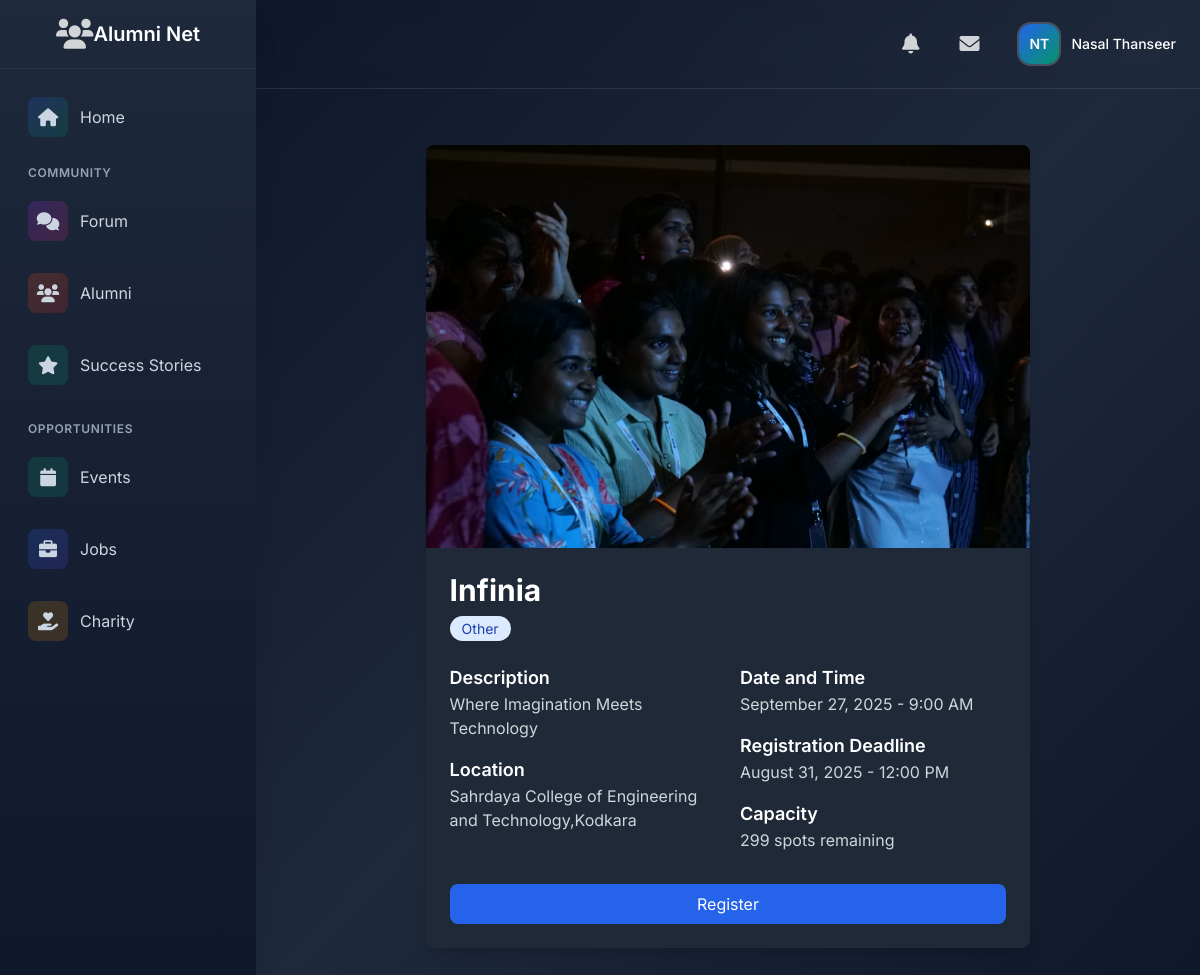
Page /events/1/ (signed in) on the earlier database version.
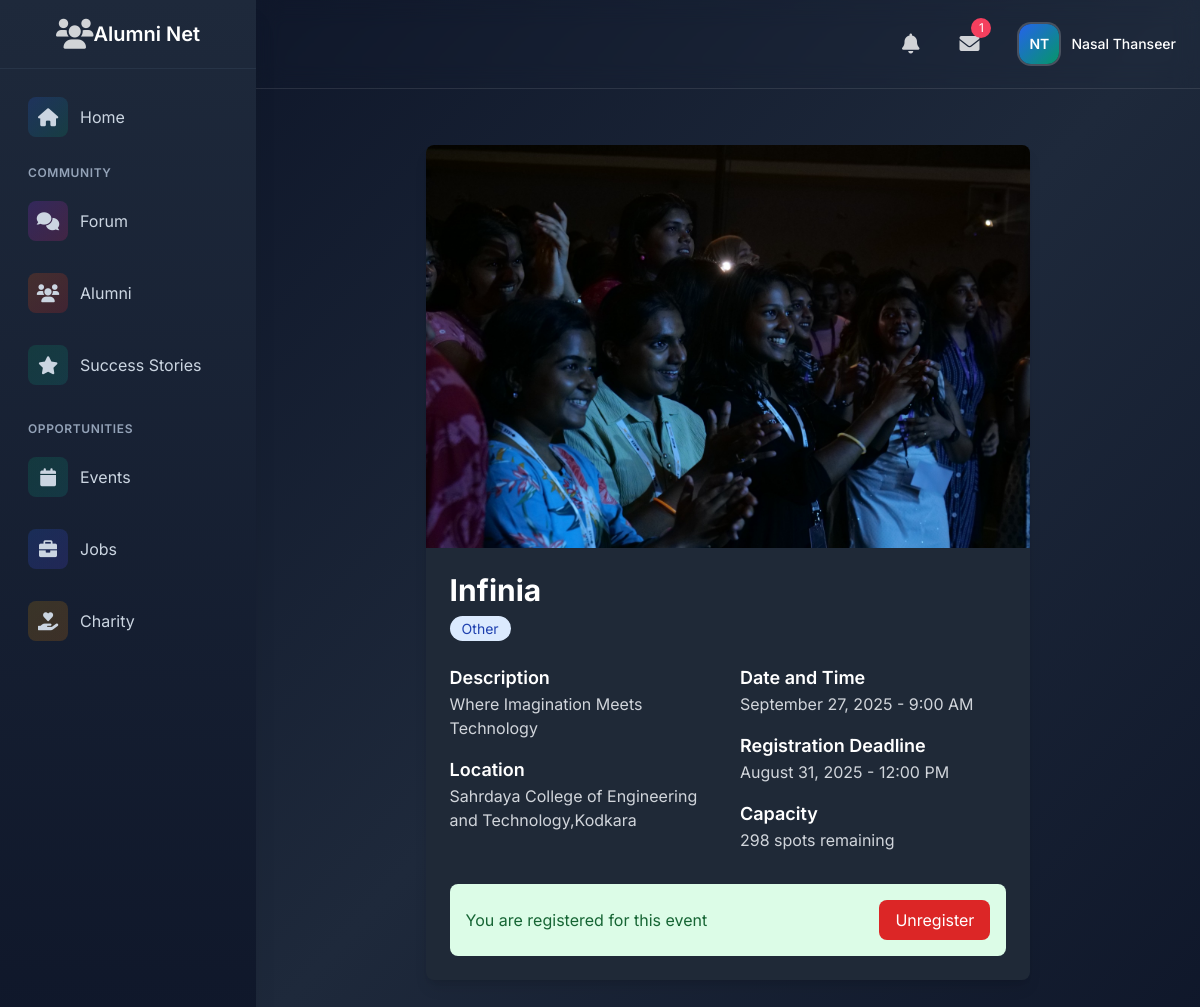
Same page on the later database version.
### events/models.py (models this page shows, shortened)
class Event(models.Model):
    EVENT_TYPES = (
        ('networking', 'Networking Event'),
        ('workshop', 'Workshop'),
        ('seminar', 'Seminar'),
        ('career_fair', 'Career Fair'),
        ('social', 'Social Gathering'),
        ('other', 'Other'),
    )
    title = models.CharField(max_length=200)
    description = models.TextField()
    event_type = models.CharField(max_length=20, choices=EVENT_TYPES)
    date = models.DateTimeField()
    location = models.CharField(max_length=200)
    capacity = models.PositiveIntegerField()
    registration_deadline = models.DateTimeField()
    created_by = models.ForeignKey(User, on_delete=models.CASCADE, related_name='created_events')
    created_at = models.DateTimeField(auto_now_add=True)
    updated_at = models.DateTimeField(auto_now=True)
    is_online = models.BooleanField(default=False)
    meeting_link = models.URLField(blank=True, null=True)
    image = models.ImageField(upload_to='event_images/', blank=True, null=True)
    participants = models.ManyToManyField(User, through='EventRegistration', related_name='registered_events')
    @property
    def available_spots(self):
        return self.capacity - self.participants.count()

class EventRegistration(models.Model):
    REGISTRATION_STATUS = (
        ('registered', 'Registered'),
        ('waitlisted', 'Waitlisted'),
        ('cancelled', 'Cancelled'),
        ('attended', 'Attended'),
    )
    event = models.ForeignKey(Event, on_delete=models.CASCADE)
    user = models.ForeignKey(User, on_delete=models.CASCADE)
    registration_date = models.DateTimeField(auto_now_add=True)
    status = models.CharField(max_length=20, choices=REGISTRATION_STATUS, default='registered')
    attendance_marked = models.BooleanField(default=False)
    class Meta:
        unique_together = ['event', 'user']

### events/views.py (the view)
# urls.py: path('<int:pk>/', views.event_detail, name='event_detail'),
def event_detail(request, pk):
    event = get_object_or_404(Event, pk=pk)
    user_registered = False
    registration_status = None
    if request.user.is_authenticated:
        try:
            registration = EventRegistration.objects.get(event=event, user=request.user)
            user_registered = True
            registration_status = registration.status
        except EventRegistration.DoesNotExist:
            pass
    return render(request, 'events/event_detail.html', {
        'event': event,
        'user_registered': user_registered,
        'registration_status': registration_status,
    })

### forum/templatetags/user_tags.py (called while the page is built)
@register.filter
def get_initials(user):
    if user.get_full_name():
        names = user.get_full_name().split()
        initials = ''.join(name[0].upper() for name in names if name)
    else:
        initials = user.username[0:2].upper()
    return initials

### messaging/context_processors.py (called while the page is built)
def unread_message_count(request):
    if request.user.is_authenticated:
        count = Message.objects.filter(
            conversation__participants=request.user,
            sender__in=request.user.conversations.values_list('participants', flat=True),
            is_read=False
        ).exclude(sender=request.user).count()
        return {'unread_message_count': count}
    return {'unread_message_count': 0}

### messaging/templatetags/message_tags.py (called while the page is built)
@register.inclusion_tag('messaging/tags/message_badge.html')
def message_badge(user=None):
    if not user or not user.is_authenticated:
        return {'unread_count': 0}
    conversations = Conversation.objects.filter(participants=user)
    unread_count = Message.objects.filter(
        conversation__in=conversations,
        is_read=False
    ).exclude(sender=user).count()
    return {'unread_count': unread_count}

### events/templates/events/event_detail.html (shortened to what the changed rows need)
{% extends "base.html" %}
{% block content %}
<div class="container mx-auto px-4 py-8">
    <div class="max-w-[70%] mx-auto">
        <div class="bg-gray-800 rounded-lg shadow-lg overflow-hidden">
            {% if event.image %}
            <img src="{{ event.image.url }}" alt="{{ event.title }}" class="w-full">
            {% endif %}
            <div class="p-6">
                <div class="flex justify-between items-start">
                    <div>
                        <h1 class="text-3xl font-bold text-white mb-2">{{ event.title }}</h1>
                        <span class="px-3 py-1 bg-blue-100 text-blue-800 rounded-full text-sm">
                            {{ event.get_event_type_display }}
                        </span>
                    </div>
                </div>
                <div class="mt-6 grid grid-cols-1 md:grid-cols-2 gap-6">
                    <div class="space-y-4">
                        <div>
                            <h3 class="text-lg font-semibold text-white">Description</h3>
                            <p class="text-gray-300">{{ event.description }}</p>
                        </div>
                        {% if event.is_online %}
                        <div>
                            <h3 class="text-lg font-semibold text-white">Meeting Link</h3>
                            <a href="{{ event.meeting_link }}" target="_blank"
                               class="text-blue-600 hover:text-blue-800">
                                Join Meeting
                            </a>
                        </div>
                        {% else %}
                        <div>
                            <h3 class="text-lg font-semibold text-white">Location</h3>
                            <p class="text-gray-300">{{ event.location }}</p>
                        </div>
                        {% endif %}
                    </div>
                    <div class="space-y-4">
                        <div>
                            <h3 class="text-lg font-semibold text-white">Date and Time</h3>
                            <p class="text-gray-300">{{ event.date|date:"F d, Y - g:i A" }}</p>
                        </div>
                        <div>
                            <h3 class="text-lg font-semibold text-white">Registration Deadline</h3>
                            <p class="text-gray-300">{{ event.registration_deadline|date:"F d, Y - g:i A" }}</p>
                        </div>
                        <div>
                            <h3 class="text-lg font-semibold text-white">Capacity</h3>
                            <p class="text-gray-300">{{ event.available_spots }} spots remaining</p>
                        </div>
                    </div>
                </div>
                <div class="mt-8">
                    {% if user.is_authenticated %}
                        {% if user_registered %}
                            <div class="flex items-center justify-between bg-green-100 p-4 rounded-lg">
                                <span class="text-green-800">
                                    You are {{ registration_status }} for this event
                                </span>
                                <form method="post" action="{% url 'event_unregister' event.pk %}">
                                    <button type="submit"
                                            class="px-4 py-2 bg-red-600 text-white rounded-lg hover:bg-red-700">
                                        Unregister
                                    </button>
                                </form>
                            </div>
                        {% else %}
                            {% if event.registration_deadline|date:"U" > now|date:"U" %}
                                <form method="post" action="{% url 'event_register' event.pk %}">
                                    <button type="submit"
                                            class="w-full px-4 py-2 bg-blue-600 text-white rounded-lg hover:bg-blue-700">
                                        Register
                                    </button>
                                </form>
                            {% else %}
                                <div class="bg-red-100 p-4 rounded-lg text-red-800">
                                    Registration for this event has closed.
                                </div>
                            {% endif %}
                        {% endif %}
                    {% else %}
                        <a href="{% url 'login' %}?next={{ request.path }}"
                           class="block text-center px-4 py-2 bg-blue-600 text-white rounded-lg hover:bg-blue-700">
                            Login to Register
                        </a>
                    {% endif %}
                </div>
            </div>
        </div>
    </div>
</div>
{% endblock %}

Differences in the rows shown:
computed for Event "Infinia": available_spots "299" → "298"
added EventRegistration: status "registered"
Other differences:
{{ unread_count }}: (not shown) → "1"
text no longer shown: "Register"
text now shown: "You are for this event Unregister"
